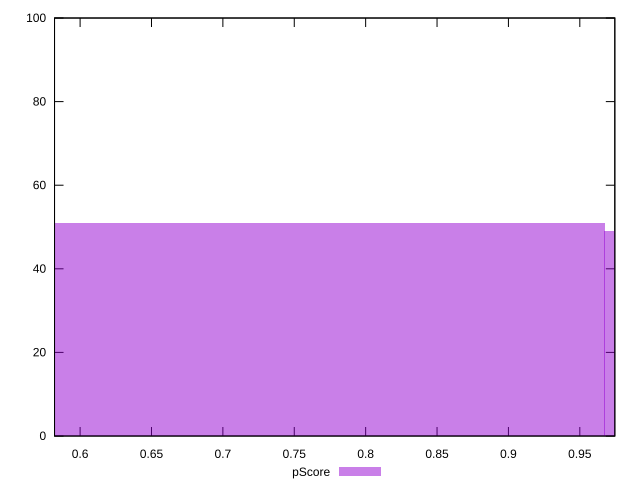

gnuplot code for this plot:
reset

$pScore <<EOF
0.773834761077073 51
1.1607521416156095 49
EOF

set key outside below
set boxwidth 0.3869173805385365
set xrange [0.5820909419721498:0.9745214405432769]
set yrange [0:100]
set trange [0:100]
set style fill transparent solid 0.5 noborder
set terminal svg size 640, 490 enhanced background rgb 'white'
set output "reports/report_00033_2021-03-01T14-23-16.841Z/speed-index/samples/astro-inner/pScore/histogram.svg"

plot $pScore title "pScore" with boxes

reset
